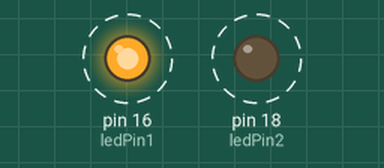
Simulated run of this program. Board: Raspberry Pi (header pin numbers). On the bench: output pins drawn as LEDs (lit = HIGH). Dashed ring = blinking. What the program prints to the terminal is not drawn.

Above: at 0.5 s.
Timing chart, 0 to 4.6 s (numbered marks = the images above):
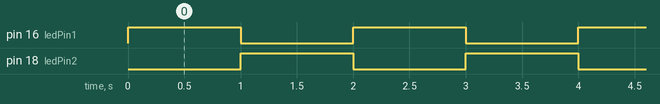

Measured:
- by itself, pin 16 (ledPin1), pin 18 (ledPin2): alternates HIGH for 1.0 s and LOW for 1.0 s

The program:

Blink1.py
```python
'''
Created on 28.12.2016
'''
import RPi.GPIO as GPIO
import time

# Pin Definiton:
ledPin1 = 16 # P1 pin 16 (Broadcom pin 23)
ledPin2 = 18 # P1 pin 18 (Broadcom pin 24)

GPIO.setmode(GPIO.BOARD)
GPIO.setup(ledPin1, GPIO.OUT)
GPIO.setup(ledPin2, GPIO.OUT)

# Initial state for LEDs:
GPIO.output(ledPin1, GPIO.LOW)
GPIO.output(ledPin2, GPIO.HIGH)
print("Here we go! Press CTRL+C to exit")
try:
    while True:
        GPIO.output(ledPin2, False)
        GPIO.output(ledPin1, True)
        time.sleep(1)
        GPIO.output(ledPin2, True)
        GPIO.output(ledPin1, False)
        time.sleep(1)
except KeyboardInterrupt: # If CTRL+C is pressed, exit cleanly:
    GPIO.cleanup() # cleanup all GPIO
```
